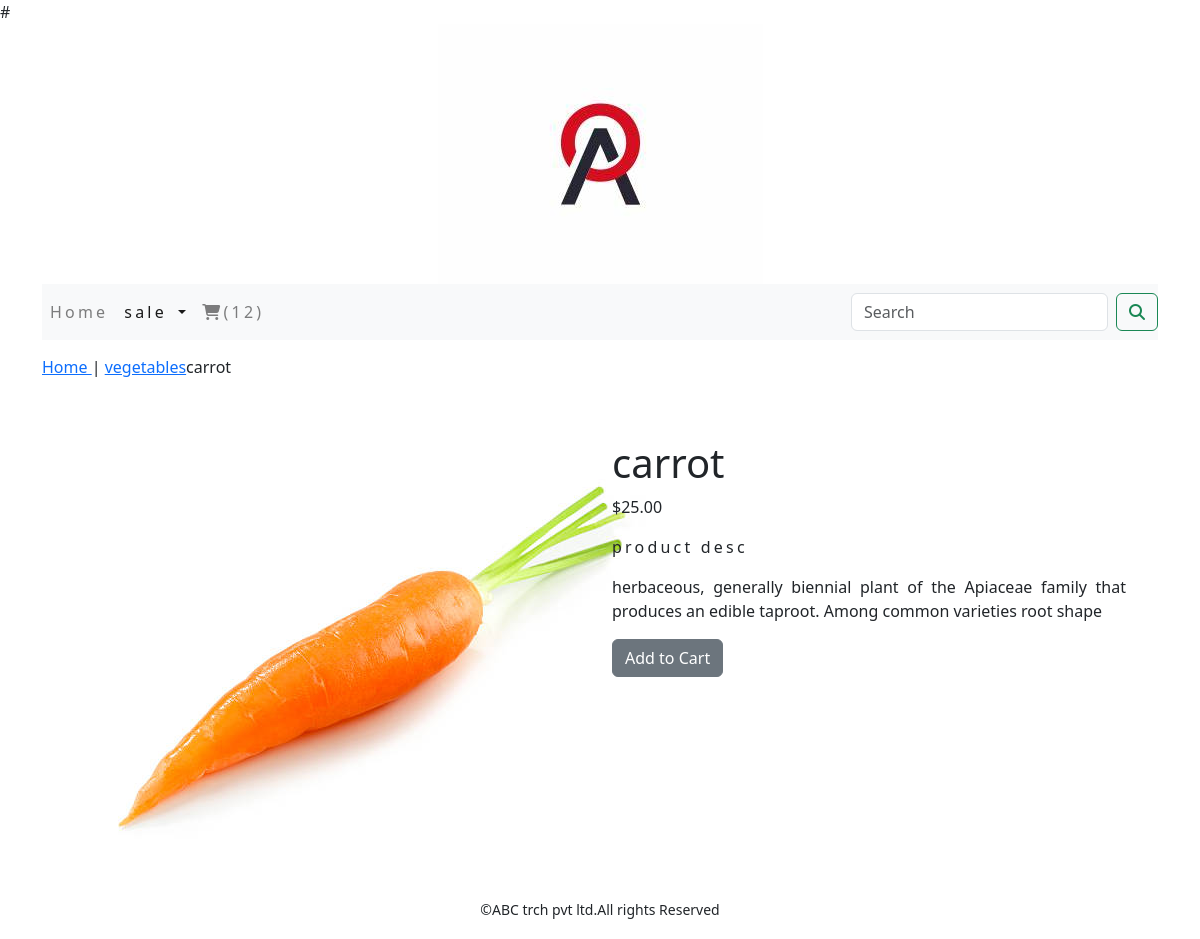
Screenshot of /sale/vegetables/carrot with the database file from the repository.
### sale/models.py (models this page shows, shortened)
class Product(models.Model):
    category=models.ForeignKey(Category, related_name='products', on_delete=models.CASCADE)
    name=models.CharField(max_length=200, db_index=True)
    slug=models.SlugField(max_length=200, db_index=True)
    image=models.ImageField(upload_to='products', blank=True)
    stock=models.IntegerField()
    desc=models.CharField(max_length=300, default='')
    price=models.DecimalField(max_digits=10, decimal_places=2)
    available=models.BooleanField(default=True)
    created=models.DateTimeField(auto_now_add=True)
    updated=models.DateTimeField(auto_now=True)
    class Meta:
        ordering = ('name',)
        verbose_name = 'product'
        verbose_name_plural = 'products'

class Category (models.Model):
    name=models.CharField(max_length=250,unique=True)
    slug = models.SlugField(max_length=250,unique=True)
    description=models.TextField(blank=True)
    image=models.ImageField(upload_to='category',blank=True)
    class Meta:
        ordering=('name',)
        verbose_name='category'
        verbose_name_plural='categories'
    def get_url(self):
        return reverse('sale:products_by_category', args=[self.slug])
    def __str__(self):
        return '{}'.format(self.name)

### sale/views.py (the view)
# urls.py: path('<slug:c_slug>/<slug:product_slug>', views.ProDetail,name='prodCatdetail'),
def ProDetail(request,c_slug,product_slug):
    try:
        product=Product.objects.get(category__slug=c_slug,slug=product_slug)
    except Exception as e:
        raise e
    return render(request,'product.html',{'product':product})

### cart/context_processors.py (called while the page is built)
def counter(request):
    item_count=0
    if'admin' in request.path:
        return {}
    else:
        try:
            cart=Cart.objects.filter(cart_id=_card_id(request))
            cart_items=CartItem.objects.all().filter(cart=cart[:1])
            for cart_item in cart_items:
                item_count += cart_item.quantity
        except Cart.DoesNotExist:
            item_count=0
    return dict(item_count=item_count)

### cart/views.py (called while the page is built)
def _card_id(request):
    cart=request.session.session_key
    if not cart:
        cart=request.session.create()
    return Cart

### sale/context_processors.py (called while the page is built)
def menu_links(request):
    links=Category.objects.all()
    return dict(links=links)

### templates/product.html (shortened to what this page needs)
{% extends 'base.html' %}
{% load static %}
{% block content %}
<div class="'row my_prod_row_class">
    <div class="mx_auto">
        <p>
            <a href="{% url 'sale:allProdCat' %}">Home </a> | <a href="{{product.category.get.url}}">{{product.category}}</a>{{product.name}}</p>
    </div>
</div>
<div class="container">
<br>
<div class="row">
    <div class="col-12 col-sm-12 col-md-12 col-lg-6 text=center ">
        <div style="min-width:18rem;">
            <img src="{{product.image.url}}" alt="productname">
        </div>
    </div>
        <div class="col-12 col-sm-12 col-md-12 col-lg-6">
            <div>
        <h1 class="my-prod-title">
            {{product.name}}
        </h1>
        <p>${{product.price}}</p>
        <p class="my_title">product desc</p>
        <p class="text-justify my_prod_text">{{product.desc}}</p>
        {% if product.stock <= 0 %}
        <p class="text-justify my_prod_text"><b>out of stock </b></p>
        {% else %}
        <a class="btn btn-secondary" href="{% url 'cart:add_cart' product.id %}">Add to Cart</a>
        {% endif %}
    </div>
</div>
</div>
</div>
</div>
{% endblock %}

### static/css/custom.css (style rules this page uses)
body { font-family: 'Roboto', sans-serif; }
.my_title { font-size:16px; text_transform:uppercase; letter-spacing:.2em; }
.my_prod_row_class { padding-top:15px; padding-bottom:20px; }
.my_prod_text { padding-right:20px; }

### rows the page displays
Product: category "vegetables", name "carrot", image (picture), price "25.00", desc "herbaceous, generally biennial plant of the Apiaceae family that produces an edible taproot. Among common varieties root shape"

### other values shown
{{ item_count }} "12"
